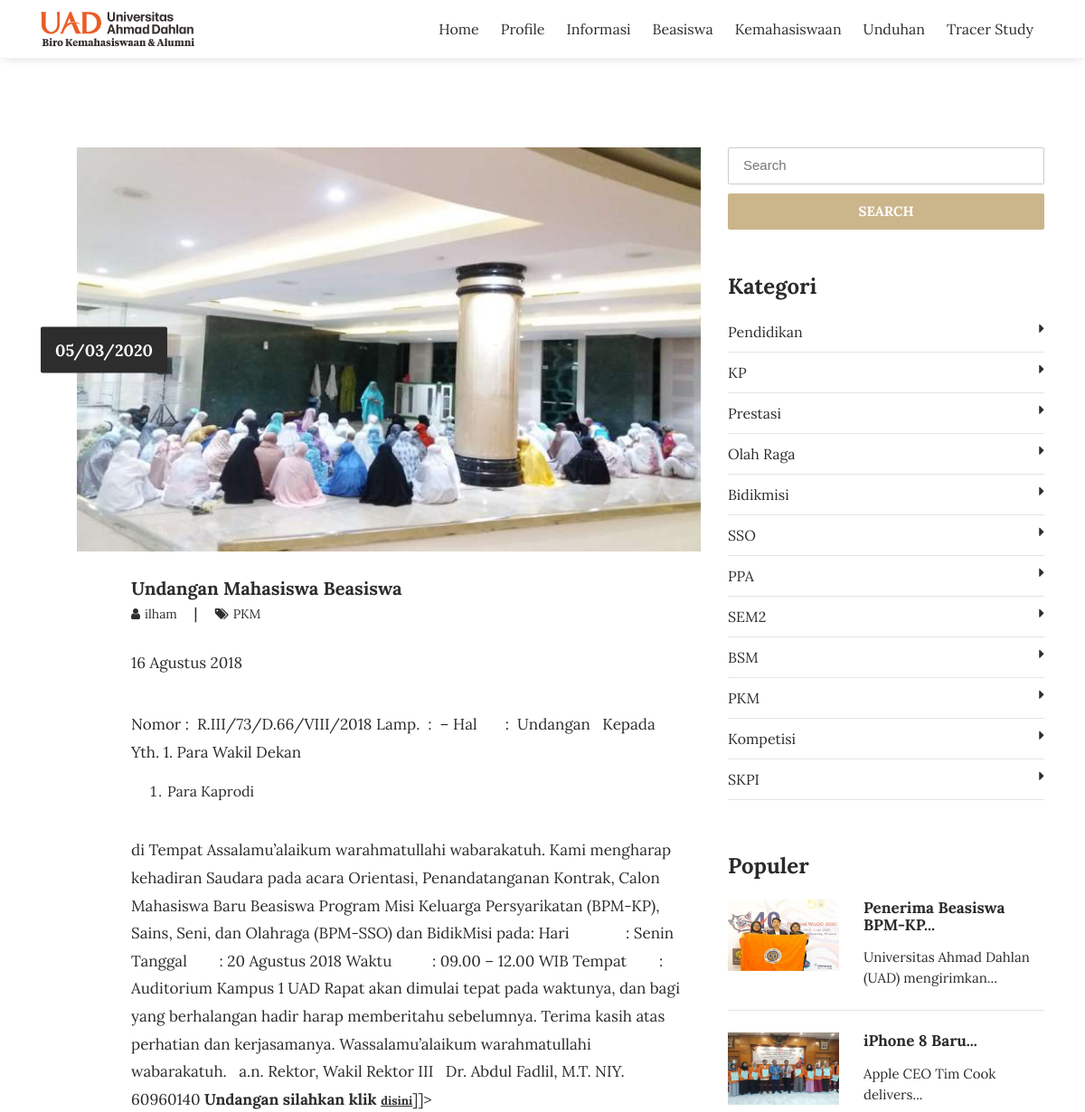
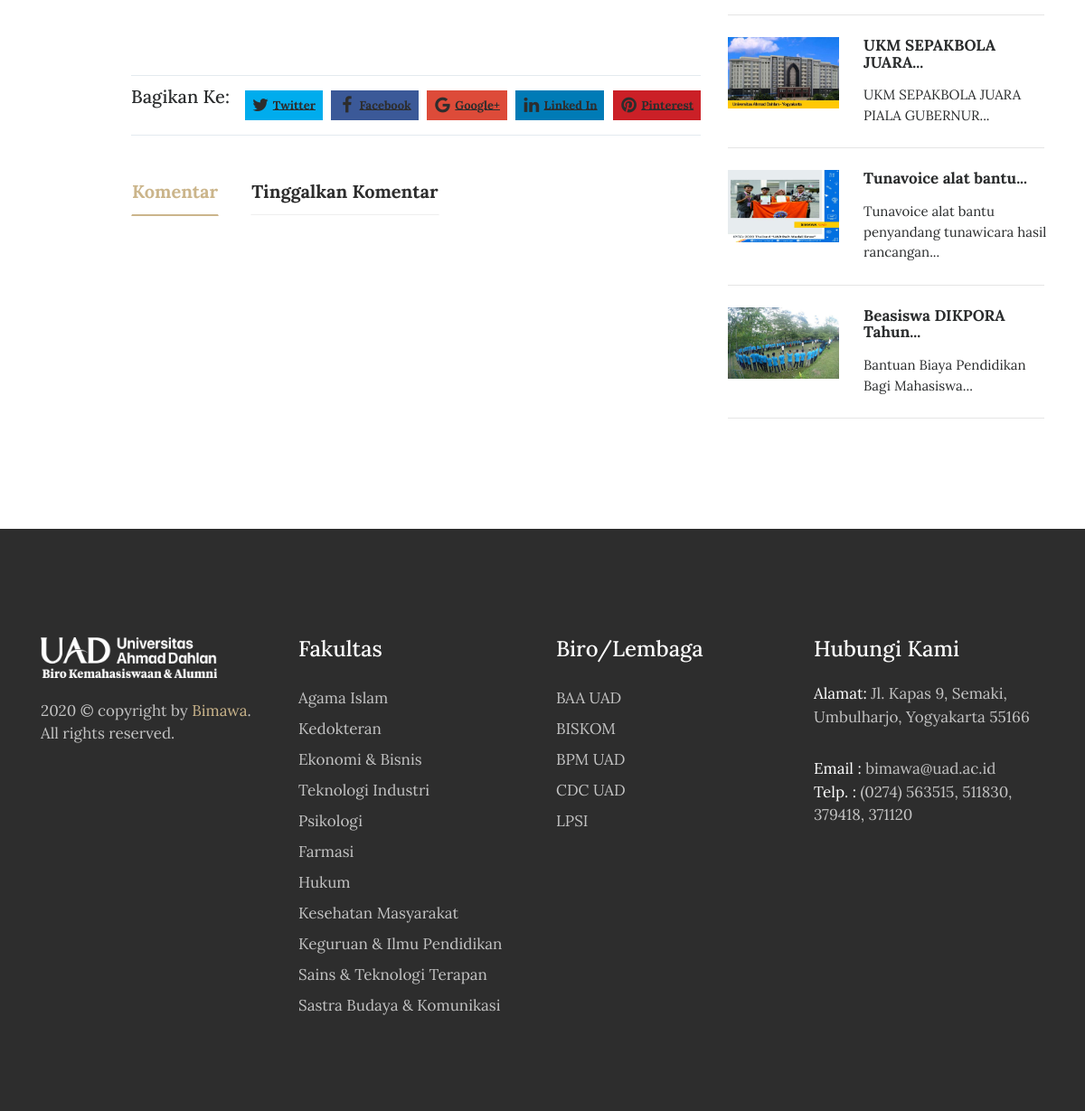
/artikel/undangan-mahasiswa-beasiswa, run on the app's committed database (2 pictures, top to bottom).
### tables this page shows
CREATE TABLE `tbl_tulisan` (
  `tulisan_id` int(11) NOT NULL,
  `tulisan_judul` varchar(100) DEFAULT NULL,
  `tulisan_isi` text DEFAULT NULL,
  `tulisan_tanggal` timestamp NULL DEFAULT current_timestamp(),
  `tulisan_kategori_id` int(11) DEFAULT NULL,
  `tulisan_kategori_nama` varchar(30) DEFAULT NULL,
  `tulisan_views` int(11) DEFAULT 0,
  `tulisan_gambar` varchar(40) DEFAULT NULL,
  `tulisan_pengguna_id` int(11) DEFAULT NULL,
  `tulisan_author` varchar(40) DEFAULT NULL,
  `tulisan_img_slider` int(2) NOT NULL DEFAULT 0,
  `tulisan_slug` varchar(200) DEFAULT NULL
);

CREATE TABLE `tbl_kategori` (
  `kategori_id` int(11) NOT NULL,
  `kategori_nama` varchar(30) DEFAULT NULL,
  `kategori_tanggal` timestamp NULL DEFAULT current_timestamp()
);

### application/controllers/Blog.php (called while the page is built, shortened)
<?php
class Blog extends CI_Controller{
	function __construct(){
		$this->load->model('m_tulisan');
		$this->load->model('m_pengunjung');
	}
	function detail($slugs){
		$slug=htmlspecialchars($slugs,ENT_QUOTES);
		$query = $this->db->get_where('tbl_tulisan', array('tulisan_slug' => $slug));
		if($query->num_rows() > 0){
			$b=$query->row_array();
			$kode=$b['tulisan_id'];
			$this->db->query("UPDATE tbl_tulisan SET tulisan_views=tulisan_views+1 WHERE tulisan_id='$kode'");
			$data=$this->m_tulisan->get_berita_by_kode($kode);
			$row=$data->row_array();
			$x['id']=$row['tulisan_id'];
			$x['title']=$row['tulisan_judul'];
			$x['image']=$row['tulisan_gambar'];
			$x['blog'] =$row['tulisan_isi'];
			$x['tanggal']=$row['tanggal'];
			$x['author']=$row['tulisan_author'];
			$x['kategori']=$row['tulisan_kategori_nama'];
			$x['slug']=$row['tulisan_slug'];
			$x['show_komentar']=$this->m_tulisan->show_komentar_by_tulisan_id($kode);
			$x['category']=$this->db->get('tbl_kategori');
			$x['populer']=$this->db->query("SELECT * FROM tbl_tulisan ORDER BY tulisan_views DESC LIMIT 5");
			$this->load->view('depan/v_blog_detail',$x);
		}else{
			redirect('artikel');
		}
	}
}

### index.php (called while the page is built, shortened)
<?php
require_once BASEPATH.'core/CodeIgniter.php';

### application/models/M_tulisan.php (called while the page is built, shortened)
<?php
class M_tulisan extends CI_Model{
	function get_berita_by_kode($kode){
		$hsl=$this->db->query("SELECT tbl_tulisan.*,DATE_FORMAT(tulisan_tanggal,'%d/%m/%Y') AS tanggal FROM tbl_tulisan where tulisan_id='$kode'");
		return $hsl;
	}
}

### application/views/depan/v_blog_detail.php (the view, shortened to what this page needs)
<!DOCTYPE html>
<html lang="en">
<head>
    <?php
        function limit_words($string, $word_limit){
            $words = explode(" ",$string);
            return implode(" ",array_splice($words,0,$word_limit));
        }
    ?>
    <link rel="stylesheet" href="<?php echo base_url().'theme/css/bootstrap.min.css'?>">
    <link rel="stylesheet" href="<?php echo base_url().'theme/css/font-awesome.min.css'?>">
    <link rel="stylesheet" href="<?php echo base_url().'theme/css/simple-line-icons.css'?>">
    <link rel="stylesheet" href="<?php echo base_url().'theme/css/owl.carousel.min.css'?>">
    <link href="<?php echo base_url().'theme/css/style.css'?>" rel="stylesheet">
    <link href="<?php echo base_url().'theme/css/jssocials.css'?>" rel="stylesheet">
    <link href="<?php echo base_url().'theme/css/jssocials-theme-flat.css'?>" rel="stylesheet">
</head>
<body>
  <div data-toggle="affix" style="border-bottom:solid 1px #f2f2f2;">
      <div class="container nav-menu2">
          <div class="row">
              <div class="col-md-12">
                  <nav class="navbar navbar2 navbar-toggleable-md navbar-light bg-faded">
                      <a href="<?php echo site_url('');?>" class="navbar-brand nav-brand2"><img class="img img-responsive" width="170px;" src="<?php echo base_url().'theme/images/logo.png'?>"></a>
                      <div class="collapse navbar-collapse justify-content-end" id="navbarNavDropdown">
                          <ul class="navbar-nav">
                              <li class="nav-item">
                                    <a class="nav-link" href="<?php echo site_url('home');?>">Home</a>
                                </li>
                                <li class="dropdown nav-item">
                                    <a href="#" class="nav-link"  data-toggle="dropdown">Profile<b class="caret"></b></a>
                              </li>
                                 <li class="dropdown nav-item">
                                    <a href="#" class="nav-link"  data-toggle="dropdown">Informasi<b class="caret"></b></a>
                              </li>
                               <li class="dropdown nav-item">
                                    <a href="#" class="nav-link" data-toggle="dropdown">Beasiswa<b class="caret"></b></a>
                                    </li>
                                 <li class="dropdown nav-item">
                                    <a href="#" class="nav-link"  data-toggle="dropdown">Kemahasiswaan<b class="caret"></b></a>
                              </li>
                               <li class="nav-item">
                                  <a class="nav-link" href="<?php echo site_url('download');?>">Unduhan</a>
                                </li>
                                <li class="nav-item">
                                  <a class="nav-link" href="<?php echo site_url('tracer');?>">Tracer Study</a>
                                </li>
                        </ul>
                  </div>
                </nav>
              </div>
            </div>
          </div>
        </div>
<section class="blog-wrap">
    <div class="container">
        <div class="row">
            <div class="col-md-8">
                <div class="blog-img_block">
                    <img src="<?php echo base_url().'assets/images/'.$image?>" class="img-fluid" alt="blog-img">
                    <div class="blog-date">
                        <span><?php echo $tanggal;?></span>
                    </div>
                </div>
                <div class="blog-tiltle_block">
                    <h4><a href="<?php echo site_url('artikel/'.$slug);?>"><?php echo $title;?></a></h4>
                    <h6> <a href="#"><i class="fa fa-user" aria-hidden="true"></i><span><?php echo $author;?></span> </a>  |   <a href="#"><i class="fa fa-tags" aria-hidden="true"></i><span><?php echo $kategori;?></span></a></h6>
                    <?php echo $blog;?>
                </div>
                <div class="blog-tiltle_block">
                    <div class="blog-icons">
                        <div class="blog-share_block">
                          <div class="pull-left"><h5>Bagikan Ke:</h5></div>
                          <div class="sharePopup"></div>
                        </div>
                    </div>
                    <ul class="nav nav-tabs blogpost-tab-wrap" role="tablist">
                        <li class="nav-item blogpost-nav-tab">
                            <a class="nav-link active" data-toggle="tab" href="#comments" role="tab">Komentar</a>
                        </li>
                        <li class="nav-item blogpost-nav-tab">
                            <a class="nav-link" data-toggle="tab" href="#write-comment" role="tab">Tinggalkan Komentar</a>
                        </li>
                    </ul>
                    <div class="clearfix"></div>
                </div>
            </div>
            <div class="col-md-4">
              <form action="<?php echo site_url('blog/search');?>" method="get">
                  <input type="text" name="keyword" placeholder="Search" class="blog-search" required>
                  <button type="submit" class="btn btn-warning btn-blogsearch">SEARCH</button>
              </form>
                <div class="blog-category_block">
                    <h3>Kategori</h3>
                    <ul>
                      <?php foreach ($category->result() as $row) : ?>
                        <li><a href="<?php echo site_url('blog/kategori/'.str_replace(" ","-",$row->kategori_nama));?>"><?php echo $row->kategori_nama;?><i class="fa fa-caret-right" aria-hidden="true"></i></a></li>
                      <?php endforeach;?>
                    </ul>
                </div>
                <div class="blog-featured_post">
                    <h3>Populer</h3>
                  <?php foreach ($populer->result() as $row) :?>
                    <div class="blog-featured-img_block">
                        <img width="35%" src="<?php echo base_url().'assets/images/'.$row->tulisan_gambar;?>" class="img-fluid" alt="blog-featured-img">
                        <h5><a href="<?php echo site_url('artikel/'.$row->tulisan_slug);?>"><?php echo limit_words($row->tulisan_judul,3).'...';?></a></h5>
                        <p><?php echo limit_words($row->tulisan_isi,5).'...';?></p>
                    </div>
                    <hr>
                  <?php endforeach;?>
                </div>
            </div>
        </div>
    </div>
</section>
<footer>
    <div class="container">
        <div class="row">
            <div class="col-md-3">
                <div class="foot-logo">
                    <a href="<?php echo site_url();?>">
                        <img class="img img-responsive" width="195px;" src="<?php echo base_url().'theme/images/logo putih.png'?>"></a>
                    <p><?php echo date('Y');?> © copyright by <a href="" target="_blank">Bimawa</a>. <br>All rights reserved.</p>
                    </div>
                </div>
                <div class="col-md-3">
                    <div class="sitemap">
                        <h3>Fakultas</h3>
                        <ul>
                            <li><a href="<?php echo site_url();?>">Agama Islam</a></li>
                            <li><a href="<?php echo site_url('');?>">Kedokteran</a></li>
                            <li><a href="<?php echo site_url('');?>">Ekonomi & Bisnis</a></li>
                            <li><a href="<?php echo site_url('');?>">Teknologi Industri</a></li>
                            <li><a href="<?php echo site_url('');?>">Psikologi</a></li>
                            <li><a href="<?php echo site_url('');?>">Farmasi</a></li>
                            <li><a href="<?php echo site_url('');?>">Hukum</a></li>
                            <li><a href="<?php echo site_url('');?>">Kesehatan Masyarakat</a></li>
                            <li><a href="<?php echo site_url('');?>">Keguruan & Ilmu Pendidikan</a></li>
                            <li><a href="<?php echo site_url('');?>">Sains & Teknologi Terapan</a></li>
                            <li><a href="<?php echo site_url('');?>">Sastra Budaya & Komunikasi</a></li>
                        </ul>
                    </div>
                </div>
                <div class="col-md-3">
                  <div class="sitemap">
                      <h3>Biro/Lembaga</h3>
                      <ul>
                          <li><a href="<?php echo site_url('');?>">BAA UAD</a></li>
                          <li><a href="<?php echo site_url('');?>">BISKOM </a></li>
                          <li><a href="<?php echo site_url('');?>">BPM UAD</a></li>
                          <li><a href="<?php echo site_url('');?>">CDC UAD</a></li>
                          <li><a href="<?php echo site_url('');?>">LPSI</a></li>
                      </ul>
                  </div>
                </div>
                <div class="col-md-3">
                    <div class="address">
                        <h3>Hubungi Kami</h3>
                        <p><span>Alamat: </span> Jl. Kapas 9, Semaki, Umbulharjo, Yogyakarta 55166</p>
                        <p><span>Email : </span>bimawa@uad.ac.id
                            <br> <span>Telp. : </span>(0274) 563515, 511830, 379418, 371120</p>
                        </div>
                    </div>
                </div>
            </div>
        </footer>
    </body>
    </html>

### data on the page
tbl_tulisan: tulisan_gambar (picture), tulisan_judul "Undangan Mahasiswa Beasiswa", tulisan_author "ilham", tulisan_kategori_nama "PKM", tulisan_isi "16 Agustus 2018 Nomor : R.III/73/D.66/VIII/2018 Lamp. : – Hal : Undangan Kepada Yth. 1. Para Wakil Dekan Para Kaprodi di Tempat Assalamu’alaikum warahmatullahi wabarakatuh. Kami mengharap kehadiran Saudara pada acara Orientasi, Penandatanganan Kontrak, Calon Mahasiswa Baru Beasiswa Program Misi Keluarga Persyarikatan (BPM-KP), Sains, Seni, dan Olahraga (BPM-SSO) dan BidikMisi pada: Hari : Senin Tanggal : 20 Agustus 2018 Waktu : 09.00 – 12.00 WIB Tempat : Auditorium Kampus 1 UAD Rapat akan dimulai tepat pada waktunya, dan bagi yang berhalangan hadir harap memberitahu sebelumnya. Terima kasih atas perhatian dan kerjasamanya. Wassalamu’alaikum warahmatullahi wabarakatuh. a.n. Rektor, Wakil…"
tbl_kategori: kategori_nama "Pendidikan"
tbl_kategori: kategori_nama "KP"
tbl_kategori: kategori_nama "Prestasi"
tbl_kategori: kategori_nama "Olah Raga"
tbl_kategori: kategori_nama "Bidikmisi"
tbl_kategori: kategori_nama "SSO"
tbl_kategori: kategori_nama "PPA"
tbl_kategori: kategori_nama "SEM2"
tbl_kategori: kategori_nama "BSM"
tbl_kategori: kategori_nama "PKM"
tbl_kategori: kategori_nama "Kompetisi"
tbl_kategori: kategori_nama "SKPI"
tbl_tulisan: tulisan_gambar (picture), tulisan_judul "Penerima Beasiswa BPM-KP", tulisan_isi "Universitas Ahmad Dahlan (UAD) mengirimkan"
tbl_tulisan: tulisan_gambar (picture), tulisan_judul "iPhone 8 Baru", tulisan_isi "Apple CEO Tim Cook delivers"
tbl_tulisan: tulisan_gambar (picture), tulisan_judul "UKM SEPAKBOLA JUARA", tulisan_isi "UKM SEPAKBOLA JUARA PIALA GUBERNUR"
tbl_tulisan: tulisan_gambar (picture), tulisan_judul "Tunavoice alat bantu", tulisan_isi "Tunavoice alat bantu penyandang tunawicara hasil rancangan"
tbl_tulisan: tulisan_gambar (picture), tulisan_judul "Beasiswa DIKPORA Tahun", tulisan_isi "Bantuan Biaya Pendidikan Bagi Mahasiswa"

### other printed values
$tanggal "05/03/2020"
